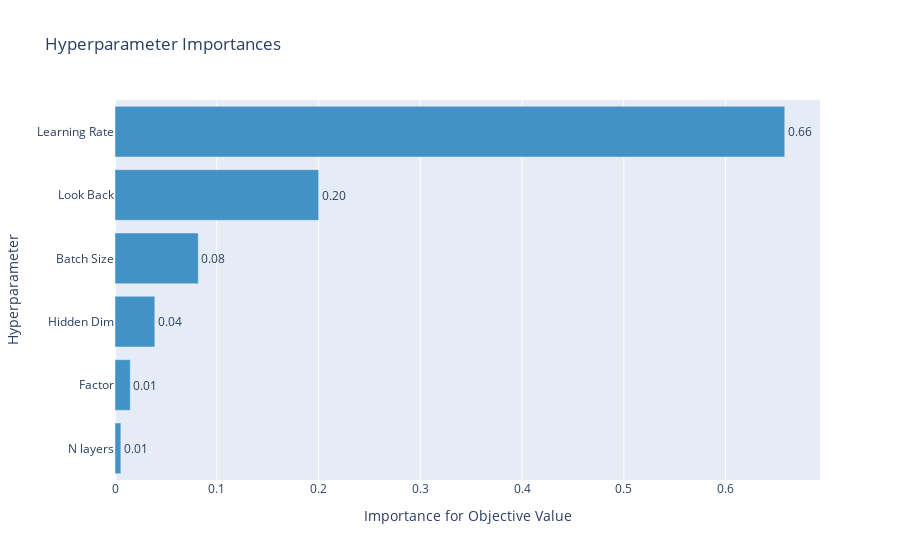

Notebook code cell kept with this figure:
### Markdown cell above
# Prediction with GRU

### Code cell
optuna.visualization.plot_param_importances(study_gru)

### Figure 1 — Plotly figure (JSON) as saved in the notebook; plotly's stock layout.template omitted (floating-point values rounded to 4 significant figures)
{"data": [{"cliponaxis": false, "hovertemplate": ["N layers (IntUniformDistribution): 0.005743378780535609<extra></extra>", "Factor (DiscreteUniformDistribution): 0.014985824305715304<extra></extra>", "Hidden Dim (CategoricalDistribution): 0.039112639937162255<extra></extra>", "Batch Size (CategoricalDistribution): 0.08183351363940129<extra></extra>", "Look Back (IntUniformDistribution): 0.2001527827947301<extra></extra>", "Learning Rate (LogUniformDistribution): 0.6581718605424555<extra></extra>"], "marker": {"color": "rgb(66,146,198)"}, "orientation": "h", "text": ["0.005743378780535609", "0.014985824305715304", "0.039112639937162255", "0.08183351363940129", "0.2001527827947301", "0.6581718605424555"], "textposition": "outside", "texttemplate": "%{text:.2f}", "type": "bar", "x": [0.005743, 0.01499, 0.03911, 0.08183, 0.2002, 0.6582], "y": ["N layers", "Factor", "Hidden Dim", "Batch Size", "Look Back", "Learning Rate"]}], "layout": {"showlegend": false, "title": {"text": "Hyperparameter Importances"}, "xaxis": {"title": {"text": "Importance for Objective Value"}}, "yaxis": {"title": {"text": "Hyperparameter"}}}}
